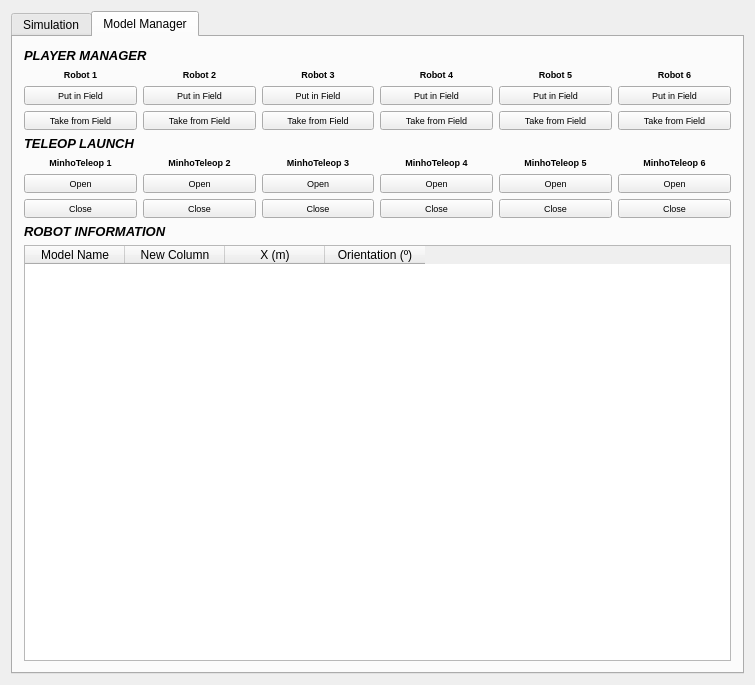
<?xml version="1.0" encoding="UTF-8"?>
<ui version="4.0">
 <class>MainWindow</class>
 <widget class="QMainWindow" name="MainWindow">
  <property name="geometry">
   <rect>
    <x>0</x>
    <y>0</y>
    <width>755</width>
    <height>685</height>
   </rect>
  </property>
  <property name="minimumSize">
   <size>
    <width>0</width>
    <height>0</height>
   </size>
  </property>
  <property name="windowTitle">
   <string>MinhoTeam Simulation Tools</string>
  </property>
  <widget class="QWidget" name="centralWidget">
   <layout class="QGridLayout" name="gridLayout_3">
    <item row="0" column="0">
     <widget class="QTabWidget" name="tabWidget">
      <property name="currentIndex">
       <number>1</number>
      </property>
      <widget class="QWidget" name="tab">
       <attribute name="title">
        <string>Simulation</string>
       </attribute>
       <layout class="QGridLayout" name="gridLayout_2">
        <item row="0" column="0">
         <layout class="QGridLayout" name="gridLayout">
          <item row="2" column="0">
           <layout class="QHBoxLayout" name="horizontalLayout_3">
            <item>
             <widget class="QPushButton" name="pushButton">
              <property name="text">
               <string>Run</string>
              </property>
             </widget>
            </item>
            <item>
             <widget class="QPushButton" name="pushButton_2">
              <property name="text">
               <string>Pause</string>
              </property>
             </widget>
            </item>
            <item>
             <widget class="QPushButton" name="pushButton_8">
              <property name="text">
               <string>World</string>
              </property>
             </widget>
            </item>
           </layout>
          </item>
          <item row="2" column="1">
           <widget class="Line" name="line">
            <property name="frameShadow">
             <enum>QFrame::Plain</enum>
            </property>
            <property name="lineWidth">
             <number>2</number>
            </property>
            <property name="midLineWidth">
             <number>0</number>
            </property>
            <property name="orientation">
             <enum>Qt::Vertical</enum>
            </property>
           </widget>
          </item>
          <item row="2" column="2">
           <layout class="QHBoxLayout" name="horizontalLayout_2">
            <item>
             <widget class="QPushButton" name="pushButton_4">
              <property name="text">
               <string>View 1</string>
              </property>
             </widget>
            </item>
            <item>
             <widget class="QPushButton" name="pushButton_5">
              <property name="text">
               <string>View 2</string>
              </property>
             </widget>
            </item>
            <item>
             <widget class="QPushButton" name="pushButton_6">
              <property name="text">
               <string>View 3</string>
              </property>
             </widget>
            </item>
            <item>
             <widget class="QPushButton" name="pushButton_7">
              <property name="text">
               <string>View 4</string>
              </property>
             </widget>
            </item>
           </layout>
          </item>
          <item row="1" column="0">
           <widget class="QLabel" name="label">
            <property name="text">
             <string>&lt;html&gt;&lt;head/&gt;&lt;body&gt;&lt;p align=&quot;center&quot;&gt;&lt;span style=&quot; font-weight:600;&quot;&gt;SIMULATION CONTROL&lt;/span&gt;&lt;/p&gt;&lt;/body&gt;&lt;/html&gt;</string>
            </property>
           </widget>
          </item>
          <item row="1" column="2">
           <widget class="QLabel" name="label_2">
            <property name="text">
             <string>&lt;html&gt;&lt;head/&gt;&lt;body&gt;&lt;p align=&quot;center&quot;&gt;&lt;span style=&quot; font-weight:600;&quot;&gt;CAMERA VIEW CONTROL&lt;/span&gt;&lt;/p&gt;&lt;/body&gt;&lt;/html&gt;</string>
            </property>
           </widget>
          </item>
          <item row="0" column="0">
           <widget class="Line" name="line_5">
            <property name="frameShadow">
             <enum>QFrame::Plain</enum>
            </property>
            <property name="lineWidth">
             <number>2</number>
            </property>
            <property name="orientation">
             <enum>Qt::Horizontal</enum>
            </property>
           </widget>
          </item>
          <item row="0" column="2">
           <widget class="Line" name="line_6">
            <property name="frameShadow">
             <enum>QFrame::Plain</enum>
            </property>
            <property name="lineWidth">
             <number>2</number>
            </property>
            <property name="orientation">
             <enum>Qt::Horizontal</enum>
            </property>
           </widget>
          </item>
          <item row="1" column="1">
           <widget class="Line" name="line_8">
            <property name="frameShadow">
             <enum>QFrame::Plain</enum>
            </property>
            <property name="lineWidth">
             <number>2</number>
            </property>
            <property name="midLineWidth">
             <number>0</number>
            </property>
            <property name="orientation">
             <enum>Qt::Vertical</enum>
            </property>
           </widget>
          </item>
         </layout>
        </item>
        <item row="1" column="0">
         <widget class="RenderView" name="graphicsView"/>
        </item>
        <item row="2" column="0">
         <widget class="Line" name="line_7">
          <property name="frameShadow">
           <enum>QFrame::Plain</enum>
          </property>
          <property name="lineWidth">
           <number>2</number>
          </property>
          <property name="orientation">
           <enum>Qt::Horizontal</enum>
          </property>
         </widget>
        </item>
        <item row="3" column="0">
         <layout class="QHBoxLayout" name="horizontalLayout">
          <property name="sizeConstraint">
           <enum>QLayout::SetDefaultConstraint</enum>
          </property>
          <item>
           <widget class="QLabel" name="label_3">
            <property name="sizePolicy">
             <sizepolicy hsizetype="Maximum" vsizetype="Preferred">
              <horstretch>0</horstretch>
              <verstretch>0</verstretch>
             </sizepolicy>
            </property>
            <property name="text">
             <string>&lt;html&gt;&lt;head/&gt;&lt;body&gt;&lt;p&gt;&lt;span style=&quot; font-weight:600;&quot;&gt;State:&lt;/span&gt;&lt;/p&gt;&lt;/body&gt;&lt;/html&gt;</string>
            </property>
           </widget>
          </item>
          <item>
           <widget class="QLabel" name="lb_sim_state">
            <property name="text">
             <string/>
            </property>
           </widget>
          </item>
          <item>
           <widget class="Line" name="line_2">
            <property name="frameShadow">
             <enum>QFrame::Plain</enum>
            </property>
            <property name="lineWidth">
             <number>2</number>
            </property>
            <property name="orientation">
             <enum>Qt::Vertical</enum>
            </property>
           </widget>
          </item>
          <item>
           <widget class="QLabel" name="label_5">
            <property name="sizePolicy">
             <sizepolicy hsizetype="Maximum" vsizetype="Preferred">
              <horstretch>0</horstretch>
              <verstretch>0</verstretch>
             </sizepolicy>
            </property>
            <property name="text">
             <string>&lt;html&gt;&lt;head/&gt;&lt;body&gt;&lt;p&gt;&lt;span style=&quot; font-weight:600;&quot;&gt;Simulation Time:&lt;/span&gt;&lt;/p&gt;&lt;/body&gt;&lt;/html&gt;</string>
            </property>
           </widget>
          </item>
          <item>
           <widget class="QLabel" name="lb_sim_time">
            <property name="text">
             <string/>
            </property>
           </widget>
          </item>
          <item>
           <widget class="Line" name="line_3">
            <property name="frameShadow">
             <enum>QFrame::Plain</enum>
            </property>
            <property name="lineWidth">
             <number>2</number>
            </property>
            <property name="orientation">
             <enum>Qt::Vertical</enum>
            </property>
           </widget>
          </item>
          <item>
           <widget class="QLabel" name="label_6">
            <property name="sizePolicy">
             <sizepolicy hsizetype="Maximum" vsizetype="Preferred">
              <horstretch>0</horstretch>
              <verstretch>0</verstretch>
             </sizepolicy>
            </property>
            <property name="text">
             <string>&lt;html&gt;&lt;head/&gt;&lt;body&gt;&lt;p&gt;&lt;span style=&quot; font-weight:600;&quot;&gt;Real Time:&lt;/span&gt;&lt;/p&gt;&lt;/body&gt;&lt;/html&gt;</string>
            </property>
           </widget>
          </item>
          <item>
           <widget class="QLabel" name="lb_real_time">
            <property name="text">
             <string/>
            </property>
           </widget>
          </item>
          <item>
           <widget class="Line" name="line_4">
            <property name="frameShadow">
             <enum>QFrame::Plain</enum>
            </property>
            <property name="lineWidth">
             <number>2</number>
            </property>
            <property name="orientation">
             <enum>Qt::Vertical</enum>
            </property>
           </widget>
          </item>
          <item>
           <widget class="QLabel" name="label_7">
            <property name="sizePolicy">
             <sizepolicy hsizetype="Maximum" vsizetype="Preferred">
              <horstretch>0</horstretch>
              <verstretch>0</verstretch>
             </sizepolicy>
            </property>
            <property name="text">
             <string>&lt;html&gt;&lt;head/&gt;&lt;body&gt;&lt;p&gt;&lt;span style=&quot; font-weight:600;&quot;&gt;FPS:&lt;/span&gt;&lt;/p&gt;&lt;/body&gt;&lt;/html&gt;</string>
            </property>
           </widget>
          </item>
          <item>
           <widget class="QLabel" name="lb_fps">
            <property name="text">
             <string/>
            </property>
           </widget>
          </item>
          <item>
           <widget class="QPushButton" name="pushButton_9">
            <property name="text">
             <string>Toggle Render</string>
            </property>
           </widget>
          </item>
         </layout>
        </item>
       </layout>
      </widget>
      <widget class="QWidget" name="tab_2">
       <attribute name="title">
        <string>Model Manager</string>
       </attribute>
       <layout class="QGridLayout" name="gridLayout_6">
        <item row="0" column="0">
         <widget class="QLabel" name="label_14">
          <property name="text">
           <string>&lt;html&gt;&lt;head/&gt;&lt;body&gt;&lt;p&gt;&lt;span style=&quot; font-size:10pt; font-weight:600; font-style:italic;&quot;&gt;PLAYER MANAGER&lt;/span&gt;&lt;/p&gt;&lt;/body&gt;&lt;/html&gt;</string>
          </property>
         </widget>
        </item>
        <item row="1" column="0">
         <layout class="QGridLayout" name="gridLayout_5">
          <item row="0" column="0">
           <widget class="QLabel" name="label_15">
            <property name="font">
             <font>
              <pointsize>7</pointsize>
             </font>
            </property>
            <property name="text">
             <string>&lt;html&gt;&lt;head/&gt;&lt;body&gt;&lt;p align=&quot;center&quot;&gt;&lt;span style=&quot; font-weight:600;&quot;&gt;Robot 1&lt;/span&gt;&lt;/p&gt;&lt;/body&gt;&lt;/html&gt;</string>
            </property>
           </widget>
          </item>
          <item row="0" column="4">
           <widget class="QLabel" name="label_16">
            <property name="font">
             <font>
              <pointsize>7</pointsize>
             </font>
            </property>
            <property name="text">
             <string>&lt;html&gt;&lt;head/&gt;&lt;body&gt;&lt;p align=&quot;center&quot;&gt;&lt;span style=&quot; font-weight:600;&quot;&gt;Robot 5&lt;/span&gt;&lt;/p&gt;&lt;/body&gt;&lt;/html&gt;</string>
            </property>
           </widget>
          </item>
          <item row="0" column="1">
           <widget class="QLabel" name="label_17">
            <property name="font">
             <font>
              <pointsize>7</pointsize>
             </font>
            </property>
            <property name="text">
             <string>&lt;html&gt;&lt;head/&gt;&lt;body&gt;&lt;p align=&quot;center&quot;&gt;&lt;span style=&quot; font-weight:600;&quot;&gt;Robot 2&lt;/span&gt;&lt;/p&gt;&lt;/body&gt;&lt;/html&gt;</string>
            </property>
           </widget>
          </item>
          <item row="0" column="3">
           <widget class="QLabel" name="label_18">
            <property name="font">
             <font>
              <pointsize>7</pointsize>
             </font>
            </property>
            <property name="text">
             <string>&lt;html&gt;&lt;head/&gt;&lt;body&gt;&lt;p align=&quot;center&quot;&gt;&lt;span style=&quot; font-weight:600;&quot;&gt;Robot 4&lt;/span&gt;&lt;/p&gt;&lt;/body&gt;&lt;/html&gt;</string>
            </property>
           </widget>
          </item>
          <item row="0" column="2">
           <widget class="QLabel" name="label_19">
            <property name="font">
             <font>
              <pointsize>7</pointsize>
             </font>
            </property>
            <property name="text">
             <string>&lt;html&gt;&lt;head/&gt;&lt;body&gt;&lt;p align=&quot;center&quot;&gt;&lt;span style=&quot; font-weight:600;&quot;&gt;Robot 3&lt;/span&gt;&lt;/p&gt;&lt;/body&gt;&lt;/html&gt;</string>
            </property>
           </widget>
          </item>
          <item row="0" column="5">
           <widget class="QLabel" name="label_20">
            <property name="font">
             <font>
              <pointsize>7</pointsize>
             </font>
            </property>
            <property name="text">
             <string>&lt;html&gt;&lt;head/&gt;&lt;body&gt;&lt;p align=&quot;center&quot;&gt;&lt;span style=&quot; font-weight:600;&quot;&gt;Robot 6&lt;/span&gt;&lt;/p&gt;&lt;/body&gt;&lt;/html&gt;</string>
            </property>
           </widget>
          </item>
          <item row="1" column="0">
           <layout class="QVBoxLayout" name="verticalLayout_7">
            <item>
             <widget class="QPushButton" name="put_rob_1">
              <property name="sizePolicy">
               <sizepolicy hsizetype="Minimum" vsizetype="Fixed">
                <horstretch>0</horstretch>
                <verstretch>0</verstretch>
               </sizepolicy>
              </property>
              <property name="font">
               <font>
                <pointsize>7</pointsize>
               </font>
              </property>
              <property name="text">
               <string>Put in Field</string>
              </property>
             </widget>
            </item>
            <item>
             <widget class="QPushButton" name="take_rob_1">
              <property name="sizePolicy">
               <sizepolicy hsizetype="Minimum" vsizetype="Fixed">
                <horstretch>0</horstretch>
                <verstretch>0</verstretch>
               </sizepolicy>
              </property>
              <property name="font">
               <font>
                <pointsize>7</pointsize>
               </font>
              </property>
              <property name="text">
               <string>Take from Field</string>
              </property>
             </widget>
            </item>
           </layout>
          </item>
          <item row="1" column="1">
           <layout class="QVBoxLayout" name="verticalLayout_8">
            <item>
             <widget class="QPushButton" name="put_rob_2">
              <property name="sizePolicy">
               <sizepolicy hsizetype="Minimum" vsizetype="Fixed">
                <horstretch>0</horstretch>
                <verstretch>0</verstretch>
               </sizepolicy>
              </property>
              <property name="font">
               <font>
                <pointsize>7</pointsize>
               </font>
              </property>
              <property name="text">
               <string>Put in Field</string>
              </property>
             </widget>
            </item>
            <item>
             <widget class="QPushButton" name="take_rob_2">
              <property name="sizePolicy">
               <sizepolicy hsizetype="Minimum" vsizetype="Fixed">
                <horstretch>0</horstretch>
                <verstretch>0</verstretch>
               </sizepolicy>
              </property>
              <property name="font">
               <font>
                <pointsize>7</pointsize>
               </font>
              </property>
              <property name="text">
               <string>Take from Field</string>
              </property>
             </widget>
            </item>
           </layout>
          </item>
          <item row="1" column="2">
           <layout class="QVBoxLayout" name="verticalLayout_9">
            <item>
             <widget class="QPushButton" name="put_rob_3">
              <property name="sizePolicy">
               <sizepolicy hsizetype="Minimum" vsizetype="Fixed">
                <horstretch>0</horstretch>
                <verstretch>0</verstretch>
               </sizepolicy>
              </property>
              <property name="font">
               <font>
                <pointsize>7</pointsize>
               </font>
              </property>
              <property name="text">
               <string>Put in Field</string>
              </property>
             </widget>
            </item>
            <item>
             <widget class="QPushButton" name="take_rob_3">
              <property name="sizePolicy">
               <sizepolicy hsizetype="Minimum" vsizetype="Fixed">
                <horstretch>0</horstretch>
                <verstretch>0</verstretch>
               </sizepolicy>
              </property>
              <property name="font">
               <font>
                <pointsize>7</pointsize>
               </font>
              </property>
              <property name="text">
               <string>Take from Field</string>
              </property>
             </widget>
            </item>
           </layout>
          </item>
          <item row="1" column="3">
           <layout class="QVBoxLayout" name="verticalLayout_10">
            <item>
             <widget class="QPushButton" name="put_rob_4">
              <property name="sizePolicy">
               <sizepolicy hsizetype="Minimum" vsizetype="Fixed">
                <horstretch>0</horstretch>
                <verstretch>0</verstretch>
               </sizepolicy>
              </property>
              <property name="font">
               <font>
                <pointsize>7</pointsize>
               </font>
              </property>
              <property name="text">
               <string>Put in Field</string>
              </property>
             </widget>
            </item>
            <item>
             <widget class="QPushButton" name="take_rob_4">
              <property name="sizePolicy">
               <sizepolicy hsizetype="Minimum" vsizetype="Fixed">
                <horstretch>0</horstretch>
                <verstretch>0</verstretch>
               </sizepolicy>
              </property>
              <property name="font">
               <font>
                <pointsize>7</pointsize>
               </font>
              </property>
              <property name="text">
               <string>Take from Field</string>
              </property>
             </widget>
            </item>
           </layout>
          </item>
          <item row="1" column="4">
           <layout class="QVBoxLayout" name="verticalLayout_11">
            <item>
             <widget class="QPushButton" name="put_rob_5">
              <property name="sizePolicy">
               <sizepolicy hsizetype="Minimum" vsizetype="Fixed">
                <horstretch>0</horstretch>
                <verstretch>0</verstretch>
               </sizepolicy>
              </property>
              <property name="font">
               <font>
                <pointsize>7</pointsize>
               </font>
              </property>
              <property name="text">
               <string>Put in Field</string>
              </property>
             </widget>
            </item>
            <item>
             <widget class="QPushButton" name="take_rob_5">
              <property name="sizePolicy">
               <sizepolicy hsizetype="Minimum" vsizetype="Fixed">
                <horstretch>0</horstretch>
                <verstretch>0</verstretch>
               </sizepolicy>
              </property>
              <property name="font">
               <font>
                <pointsize>7</pointsize>
               </font>
              </property>
              <property name="text">
               <string>Take from Field</string>
              </property>
             </widget>
            </item>
           </layout>
          </item>
          <item row="1" column="5">
           <layout class="QVBoxLayout" name="verticalLayout_12">
            <item>
             <widget class="QPushButton" name="put_rob_6">
              <property name="sizePolicy">
               <sizepolicy hsizetype="Minimum" vsizetype="Fixed">
                <horstretch>0</horstretch>
                <verstretch>0</verstretch>
               </sizepolicy>
              </property>
              <property name="font">
               <font>
                <pointsize>7</pointsize>
               </font>
              </property>
              <property name="text">
               <string>Put in Field</string>
              </property>
             </widget>
            </item>
            <item>
             <widget class="QPushButton" name="take_rob_6">
              <property name="sizePolicy">
               <sizepolicy hsizetype="Minimum" vsizetype="Fixed">
                <horstretch>0</horstretch>
                <verstretch>0</verstretch>
               </sizepolicy>
              </property>
              <property name="font">
               <font>
                <pointsize>7</pointsize>
               </font>
              </property>
              <property name="text">
               <string>Take from Field</string>
              </property>
             </widget>
            </item>
           </layout>
          </item>
         </layout>
        </item>
        <item row="2" column="0">
         <widget class="QLabel" name="label_13">
          <property name="text">
           <string>&lt;html&gt;&lt;head/&gt;&lt;body&gt;&lt;p&gt;&lt;span style=&quot; font-size:10pt; font-weight:600; font-style:italic;&quot;&gt;TELEOP LAUNCH&lt;/span&gt;&lt;/p&gt;&lt;/body&gt;&lt;/html&gt;</string>
          </property>
         </widget>
        </item>
        <item row="3" column="0">
         <layout class="QGridLayout" name="gridLayout_4">
          <item row="0" column="0">
           <widget class="QLabel" name="label_4">
            <property name="font">
             <font>
              <pointsize>7</pointsize>
             </font>
            </property>
            <property name="text">
             <string>&lt;html&gt;&lt;head/&gt;&lt;body&gt;&lt;p align=&quot;center&quot;&gt;&lt;span style=&quot; font-weight:600;&quot;&gt;MinhoTeleop 1&lt;/span&gt;&lt;/p&gt;&lt;/body&gt;&lt;/html&gt;</string>
            </property>
           </widget>
          </item>
          <item row="0" column="4">
           <widget class="QLabel" name="label_11">
            <property name="font">
             <font>
              <pointsize>7</pointsize>
             </font>
            </property>
            <property name="text">
             <string>&lt;html&gt;&lt;head/&gt;&lt;body&gt;&lt;p align=&quot;center&quot;&gt;&lt;span style=&quot; font-weight:600;&quot;&gt;MinhoTeleop 5&lt;/span&gt;&lt;/p&gt;&lt;/body&gt;&lt;/html&gt;</string>
            </property>
           </widget>
          </item>
          <item row="0" column="1">
           <widget class="QLabel" name="label_8">
            <property name="font">
             <font>
              <pointsize>7</pointsize>
             </font>
            </property>
            <property name="text">
             <string>&lt;html&gt;&lt;head/&gt;&lt;body&gt;&lt;p align=&quot;center&quot;&gt;&lt;span style=&quot; font-weight:600;&quot;&gt;MinhoTeleop 2&lt;/span&gt;&lt;/p&gt;&lt;/body&gt;&lt;/html&gt;</string>
            </property>
           </widget>
          </item>
          <item row="0" column="3">
           <widget class="QLabel" name="label_10">
            <property name="font">
             <font>
              <pointsize>7</pointsize>
             </font>
            </property>
            <property name="text">
             <string>&lt;html&gt;&lt;head/&gt;&lt;body&gt;&lt;p align=&quot;center&quot;&gt;&lt;span style=&quot; font-weight:600;&quot;&gt;MinhoTeleop 4&lt;/span&gt;&lt;/p&gt;&lt;/body&gt;&lt;/html&gt;</string>
            </property>
           </widget>
          </item>
          <item row="0" column="2">
           <widget class="QLabel" name="label_9">
            <property name="font">
             <font>
              <pointsize>7</pointsize>
             </font>
            </property>
            <property name="text">
             <string>&lt;html&gt;&lt;head/&gt;&lt;body&gt;&lt;p align=&quot;center&quot;&gt;&lt;span style=&quot; font-weight:600;&quot;&gt;MinhoTeleop 3&lt;/span&gt;&lt;/p&gt;&lt;/body&gt;&lt;/html&gt;</string>
            </property>
           </widget>
          </item>
          <item row="0" column="5">
           <widget class="QLabel" name="label_12">
            <property name="font">
             <font>
              <pointsize>7</pointsize>
             </font>
            </property>
            <property name="text">
             <string>&lt;html&gt;&lt;head/&gt;&lt;body&gt;&lt;p align=&quot;center&quot;&gt;&lt;span style=&quot; font-weight:600;&quot;&gt;MinhoTeleop 6&lt;/span&gt;&lt;/p&gt;&lt;/body&gt;&lt;/html&gt;</string>
            </property>
           </widget>
          </item>
          <item row="1" column="0">
           <layout class="QVBoxLayout" name="verticalLayout">
            <item>
             <widget class="QPushButton" name="tele_open_1">
              <property name="sizePolicy">
               <sizepolicy hsizetype="Minimum" vsizetype="Fixed">
                <horstretch>0</horstretch>
                <verstretch>0</verstretch>
               </sizepolicy>
              </property>
              <property name="font">
               <font>
                <pointsize>7</pointsize>
               </font>
              </property>
              <property name="text">
               <string>Open</string>
              </property>
             </widget>
            </item>
            <item>
             <widget class="QPushButton" name="tele_close_1">
              <property name="sizePolicy">
               <sizepolicy hsizetype="Minimum" vsizetype="Fixed">
                <horstretch>0</horstretch>
                <verstretch>0</verstretch>
               </sizepolicy>
              </property>
              <property name="font">
               <font>
                <pointsize>7</pointsize>
               </font>
              </property>
              <property name="text">
               <string>Close</string>
              </property>
             </widget>
            </item>
           </layout>
          </item>
          <item row="1" column="1">
           <layout class="QVBoxLayout" name="verticalLayout_2">
            <item>
             <widget class="QPushButton" name="tele_open_2">
              <property name="sizePolicy">
               <sizepolicy hsizetype="Minimum" vsizetype="Fixed">
                <horstretch>0</horstretch>
                <verstretch>0</verstretch>
               </sizepolicy>
              </property>
              <property name="font">
               <font>
                <pointsize>7</pointsize>
               </font>
              </property>
              <property name="text">
               <string>Open</string>
              </property>
             </widget>
            </item>
            <item>
             <widget class="QPushButton" name="tele_close_2">
              <property name="sizePolicy">
               <sizepolicy hsizetype="Minimum" vsizetype="Fixed">
                <horstretch>0</horstretch>
                <verstretch>0</verstretch>
               </sizepolicy>
              </property>
              <property name="font">
               <font>
                <pointsize>7</pointsize>
               </font>
              </property>
              <property name="text">
               <string>Close</string>
              </property>
             </widget>
            </item>
           </layout>
          </item>
          <item row="1" column="2">
           <layout class="QVBoxLayout" name="verticalLayout_3">
            <item>
             <widget class="QPushButton" name="tele_open_3">
              <property name="sizePolicy">
               <sizepolicy hsizetype="Minimum" vsizetype="Fixed">
                <horstretch>0</horstretch>
                <verstretch>0</verstretch>
               </sizepolicy>
              </property>
              <property name="font">
               <font>
                <pointsize>7</pointsize>
               </font>
              </property>
              <property name="text">
               <string>Open</string>
              </property>
             </widget>
            </item>
            <item>
             <widget class="QPushButton" name="tele_close_3">
              <property name="sizePolicy">
               <sizepolicy hsizetype="Minimum" vsizetype="Fixed">
                <horstretch>0</horstretch>
                <verstretch>0</verstretch>
               </sizepolicy>
              </property>
              <property name="font">
               <font>
                <pointsize>7</pointsize>
               </font>
              </property>
              <property name="text">
               <string>Close</string>
              </property>
             </widget>
            </item>
           </layout>
          </item>
          <item row="1" column="3">
           <layout class="QVBoxLayout" name="verticalLayout_4">
            <item>
             <widget class="QPushButton" name="tele_open_4">
              <property name="sizePolicy">
               <sizepolicy hsizetype="Minimum" vsizetype="Fixed">
                <horstretch>0</horstretch>
                <verstretch>0</verstretch>
               </sizepolicy>
              </property>
              <property name="font">
               <font>
                <pointsize>7</pointsize>
               </font>
              </property>
              <property name="text">
               <string>Open</string>
              </property>
             </widget>
            </item>
            <item>
             <widget class="QPushButton" name="tele_close_4">
              <property name="sizePolicy">
               <sizepolicy hsizetype="Minimum" vsizetype="Fixed">
                <horstretch>0</horstretch>
                <verstretch>0</verstretch>
               </sizepolicy>
              </property>
              <property name="font">
               <font>
                <pointsize>7</pointsize>
               </font>
              </property>
              <property name="text">
               <string>Close</string>
              </property>
             </widget>
            </item>
           </layout>
          </item>
          <item row="1" column="4">
           <layout class="QVBoxLayout" name="verticalLayout_5">
            <item>
             <widget class="QPushButton" name="tele_open_5">
              <property name="sizePolicy">
               <sizepolicy hsizetype="Minimum" vsizetype="Fixed">
                <horstretch>0</horstretch>
                <verstretch>0</verstretch>
               </sizepolicy>
              </property>
              <property name="font">
               <font>
                <pointsize>7</pointsize>
               </font>
              </property>
              <property name="text">
               <string>Open</string>
              </property>
             </widget>
            </item>
            <item>
             <widget class="QPushButton" name="tele_close_5">
              <property name="sizePolicy">
               <sizepolicy hsizetype="Minimum" vsizetype="Fixed">
                <horstretch>0</horstretch>
                <verstretch>0</verstretch>
               </sizepolicy>
              </property>
              <property name="font">
               <font>
                <pointsize>7</pointsize>
               </font>
              </property>
              <property name="text">
               <string>Close</string>
              </property>
             </widget>
            </item>
           </layout>
          </item>
          <item row="1" column="5">
           <layout class="QVBoxLayout" name="verticalLayout_6">
            <item>
             <widget class="QPushButton" name="tele_open_6">
              <property name="sizePolicy">
               <sizepolicy hsizetype="Minimum" vsizetype="Fixed">
                <horstretch>0</horstretch>
                <verstretch>0</verstretch>
               </sizepolicy>
              </property>
              <property name="font">
               <font>
                <pointsize>7</pointsize>
               </font>
              </property>
              <property name="text">
               <string>Open</string>
              </property>
             </widget>
            </item>
            <item>
             <widget class="QPushButton" name="tele_close_6">
              <property name="sizePolicy">
               <sizepolicy hsizetype="Minimum" vsizetype="Fixed">
                <horstretch>0</horstretch>
                <verstretch>0</verstretch>
               </sizepolicy>
              </property>
              <property name="font">
               <font>
                <pointsize>7</pointsize>
               </font>
              </property>
              <property name="text">
               <string>Close</string>
              </property>
             </widget>
            </item>
           </layout>
          </item>
         </layout>
        </item>
        <item row="4" column="0">
         <widget class="QLabel" name="label_21">
          <property name="text">
           <string>&lt;html&gt;&lt;head/&gt;&lt;body&gt;&lt;p&gt;&lt;span style=&quot; font-size:10pt; font-weight:600; font-style:italic;&quot;&gt;ROBOT INFORMATION&lt;/span&gt;&lt;/p&gt;&lt;/body&gt;&lt;/html&gt;</string>
          </property>
         </widget>
        </item>
        <item row="5" column="0">
         <widget class="QTableWidget" name="tableWidget">
          <column>
           <property name="text">
            <string>Model Name</string>
           </property>
          </column>
          <column>
           <property name="text">
            <string>New Column</string>
           </property>
          </column>
          <column>
           <property name="text">
            <string>X (m)</string>
           </property>
          </column>
          <column>
           <property name="text">
            <string>Orientation (º)</string>
           </property>
          </column>
         </widget>
        </item>
       </layout>
      </widget>
     </widget>
    </item>
   </layout>
  </widget>
  <widget class="QMenuBar" name="menuBar">
   <property name="geometry">
    <rect>
     <x>0</x>
     <y>0</y>
     <width>755</width>
     <height>19</height>
    </rect>
   </property>
  </widget>
 </widget>
 <layoutdefault spacing="6" margin="11"/>
 <customwidgets>
  <customwidget>
   <class>RenderView</class>
   <extends>QGraphicsView</extends>
   <header>renderview.h</header>
  </customwidget>
 </customwidgets>
 <resources/>
 <connections/>
</ui>
